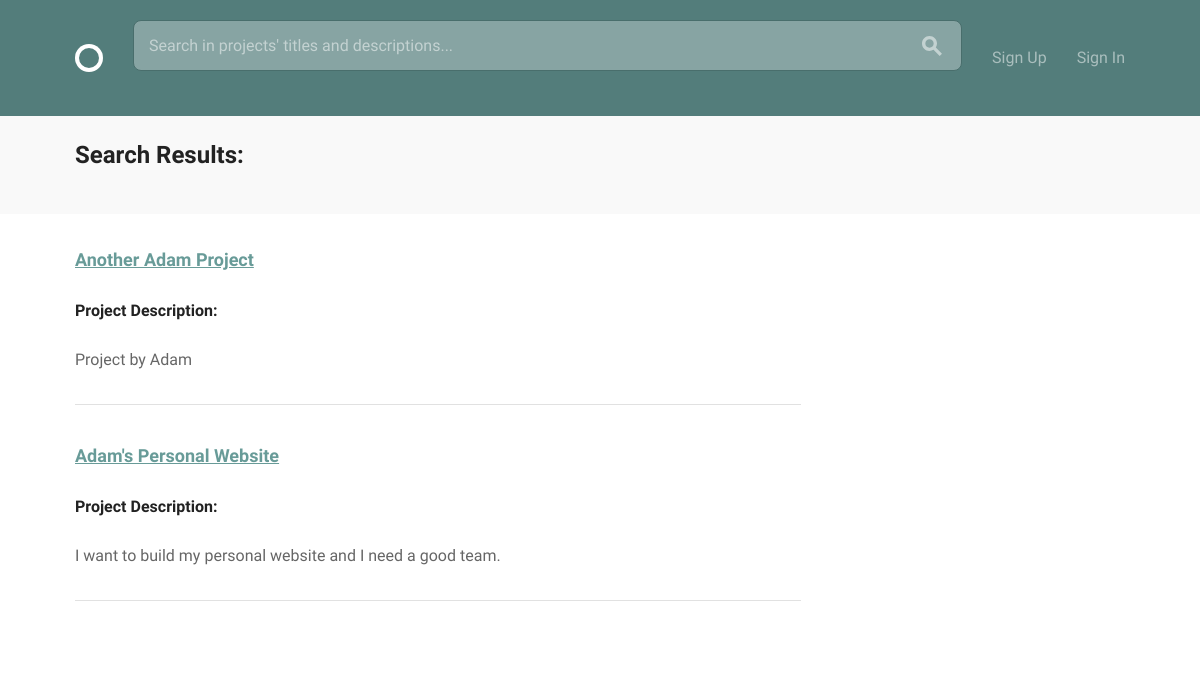
The app's page /projects/search/skill/python/ with its own data.
### projects/models.py (models this page shows, shortened)
class Project(models.Model):
    owner = models.ForeignKey(settings.AUTH_USER_MODEL)
    created_at = models.DateTimeField(auto_now_add=True)
    title = models.CharField(max_length=200)
    description = models.TextField()
    requirements = models.TextField(blank=True)
    timeline = models.CharField(max_length=200, blank=True)
    complete = models.BooleanField(default=False)
    class Meta:
        ordering = ['-created_at']
    def __str__(self):
        return self.title

### projects/views.py (the view)
# urls.py: url(r"search/skill/(?P<skill>[a-zA-Z]+)/$", views.by_skill, name="by_skill"),
def by_skill(request, skill):
    projects = Project.objects.filter(positions__skill__name=skill)
    print("output: {}".format(projects))
    return render(request, "projects/search.html", {'projects': projects})

### projects/templates/projects/search.html
{% extends "layout.html" %}
{% load static from staticfiles %}
{% block content %}
<div class="circle--actions--bar">
    <nav class="bounds">
      <ul class="circle--pill--list">
          <h2>Search Results:</h2>
      </ul>
    </nav>
  </div>
  <div class="bounds circle--page">
    <div class="grid-70">
      <div class="circle--article--body">
        {% if projects %}
          {% for project in projects %}
            <h3><a href="{% url 'projects:project_detail' project_pk=project.id %}">{{ project.title }}</a></h3>
            <h4>Project Description:</h4>
            <p>{{ project.description }}</p>
            <hr>
          {% endfor %}
        {% else %}
        <p>There were no results for that search!</p>
        {% endif %}
      </div>
    </div>
  </div>
{% endblock %}

### static/css/global.css (style rules this page uses)
html { font-family: sans-serif; -ms-text-size-adjust: 100%; -webkit-text-size-adjust: 100%; }
body { margin: 0; }
article, aside, details, figcaption, figure, footer, header, hgroup, main, menu, nav, section, summary { display: block; }
a { background-color: transparent; }
hr { -moz-box-sizing: content-box; box-sizing: content-box; height: 0; }
html { font-size: 62.5%; }
body { font-size: 1.5em; line-height: 1.6; font-weight: 400; font-family: "Cousine"; color: #666; }
.bounds { max-width: 1080px; margin: 0 auto; }
.grid, .grid-5, .grid-10, .grid-15, .grid-20, .grid-25, .grid-30, .grid-33, .grid-35, .grid-40, .grid-45, .grid-50, .grid-55, .grid-60, .grid-65, .grid-66, .grid-70, .grid-75, .grid-80, .grid-90, .grid-95, .grid-100 { float: left; box-sizing: border-box; position: relative; }
.grid-70 { width: 70%; padding: 0 15px; }
h1, h2, h3, h4, h5, h6 { margin-top: 0; margin-bottom: 2rem; font-weight: bold; font-family: "Work Sans", sans-serif; color: #222; }
h2 { font-size: 2.4rem; }
h3 { font-size: 1.8rem; }
h4 { font-size: 1.6rem; }
@media (min-width: 550px) { h2 { font-size: 2.4rem; } }
@media (min-width: 550px) { h3 { font-size: 1.8rem; } }
@media (min-width: 550px) { h4 { font-size: 1.6rem; } }
p { margin-top: 0; font-size: 1.6rem; }
a { color: #689b98; -webkit-transition: color 0.2s; -moz-transition: color 0.2s; -ms-transition: color 0.2s; -o-transition: color 0.2s; transition: color 0.2s; }
ul { list-style: circle inside; }
ul { padding-left: 0; margin-top: 0; }
pre, blockquote, dl, figure, table, p, ul, ol, form { margin-bottom: 2.5rem; }
hr { margin-top: 3rem; margin-bottom: 3.5rem; border-width: 0; border-top: 1px solid #E1E1E1; }
.circle--pill--list { margin: 0; white-space: nowrap; padding: 0 15px; }
.circle--page { margin-bottom: 100px; }
.circle--page:before, .circle--page:after { content: " "; display: table; }
.circle--page:after { clear: both; }
.circle--article--body { line-height: 1.8; margin-bottom: 50px; }
.circle--actions--bar { margin: -30px 0 30px; background: #f9f9f9; padding: 20px 0; }
.circle--actions--bar:before, .circle--actions--bar:after { content: " "; display: table; }
.circle--actions--bar:after { clear: both; }

### records on screen
Project: title "Another Adam Project", description "Project by Adam"
Project: title "Adam's Personal Website", description "I want to build my personal website and I need a good team."
